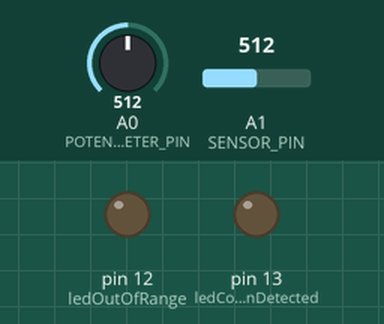
Bench run of a sketch on a simulated Arduino Uno, built with avr-gcc and run on an emulated ATmega328P. Shown: output pins drawn as LEDs (lit = HIGH). Inputs (shaded band) come from the test bench; at power-on: A1 (SENSOR_PIN) = 512, A0 (POTENTIOMETER_PIN) = 512. What the sketch prints to the serial monitor is not drawn.

Above: at 1.2 s.
1.3 s: A1 (SENSOR_PIN) set to 1001
4.3 s: A1 (SENSOR_PIN) set to 1018
At 5.0 s:
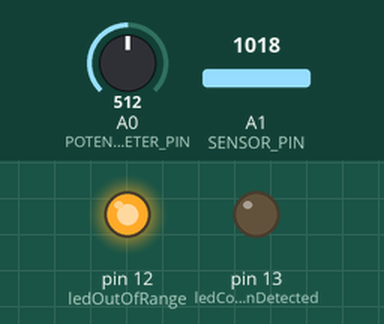
5.8 s: A1 (SENSOR_PIN) set to 306
At 6.06 s:
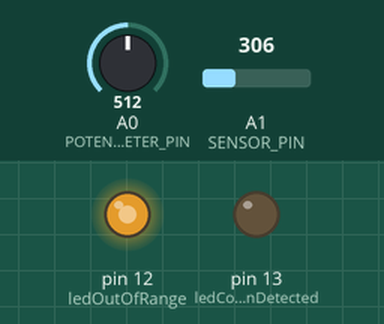
Timing chart, 0 to 8.8 s (numbered marks = the images above; inputs shaded):
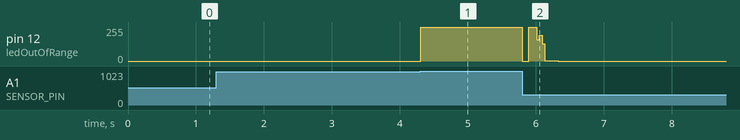

Measured:
- the behaviour switches between 1017 and 1018 on A1 (SENSOR_PIN) (found by bisection; images 0 and 1)
- after the input at 4.3 s, pin 12 (ledOutOfRange): 0/255 → 255/255 at once
- after the input at 5.8 s, pin 12 (ledOutOfRange): 255/255 → 0/255 at once, → 255/255 0.09 s later, → 1/255 0.12 s later, → 0/255 0.32 s later

The sketch:

State_Machine.ino
```cpp
#include "Arduino.h"
#include "BandpassFilter6thOrder.h"

// --- Pin Definitions ---
#define POTENTIOMETER_PIN A0
#define SENSOR_PIN A1

const int ledOutOfRange = 12;
const int ledContractionDetected = 13;

// --- Signal Processing Constants ---
const int SAMPLE_RATE = 1000;
const unsigned long SAMPLE_PERIOD = 1000000 / SAMPLE_RATE;
const int WINDOW_SIZE = 90;

const float thresholdMin = 200;
const byte sensitivity = 5;
const float IDLE_RANGE = 20.0;          // Your observed noise floor (+/- 20)
const float LOOSE_WL_THRESHOLD = 3500.0; // Based on your image showing ~4000 WL
const int RAW_MIN = 5;                   // Detection for signal hitting bottom rail
const int RAW_MAX = 1018;                // Detection for signal hitting top rail

// --- Timing Constants (ms) ---
const unsigned long CALIBRATION_TIME = 3000;
const unsigned long MAX_CONTRACTION_TIME = 5000;
const unsigned long COOLDOWN_TIME = 2000;

// --- State Machine ---
enum SystemState { SENSOR_WAITING, READY, CONTRACTING, COOLDOWN, SENSOR_LOOSE };
SystemState currentState = SENSOR_WAITING;

// --- Global Variables ---
int thresholdOld = thresholdMin;
unsigned long stateTimer = 0;

float sosCoeffs6th[3][6] = {
  {0.0121, 0.0242, 0.0121, 1.0, -1.3501, 0.7201},
  {1.0, 0.0, -1.0, 1.0, -1.5002, 0.8105},
  {1.0, -2.0, 1.0, 1.0, -1.7503, 0.8902}
};

BandpassFilter6thOrder thesisFilter;

float buffer[WINDOW_SIZE];
int bufferIndex = 0;
bool bufferFilled = false;

// --- Functions ---

float calculateWaveformLength() {
  float wl = 0.0;
  for (int i = 1; i < WINDOW_SIZE; i++) {
    wl += abs(buffer[i] - buffer[i - 1]);
  }
  return wl;
}

int getThreshold() {
  int currentRead = analogRead(POTENTIOMETER_PIN);
  int targetThreshold = map(currentRead, 0, 1023, thresholdMin, 1000);

  if (abs(targetThreshold - thresholdOld) >= sensitivity) {
    thresholdOld = targetThreshold;
  }
  return thresholdOld;
}

// --- Main Program ---

void setup() {
  Serial.begin(115200);
  thesisFilter.init(sosCoeffs6th);

  pinMode(ledOutOfRange, OUTPUT);
  pinMode(ledContractionDetected, OUTPUT);

  for(int i = 0; i < WINDOW_SIZE; i++) buffer[i] = 0.0f;

  stateTimer = millis();
}

void loop() {
  unsigned long startTime = micros();
  unsigned long now = millis();

  // 1. Data Acquisition
  int rawValue = analogRead(SENSOR_PIN);
  float filteredValue = thesisFilter.update((float)rawValue);

  // 2. Buffer Management
  buffer[bufferIndex] = filteredValue;
  bufferIndex = (bufferIndex + 1) % WINDOW_SIZE;
  if (bufferIndex == 0) bufferFilled = true;

  if (bufferFilled) {
    float wlValue = calculateWaveformLength();
    int threshold = getThreshold();

    // 3. Global "Loose Sensor" Detection
    // Triggers if WL is abnormally high OR signal is clipping at 0 or 1023
    if (wlValue > LOOSE_WL_THRESHOLD || rawValue <= RAW_MIN || rawValue >= RAW_MAX) {
      if (currentState != SENSOR_LOOSE) {
        currentState = SENSOR_LOOSE;
        digitalWrite(ledContractionDetected, LOW);
        digitalWrite(ledOutOfRange, HIGH);
      }
    }

    // 4. State Machine Logic
    switch (currentState) {

      case SENSOR_LOOSE:
        // Recovery: Signal must be steady within idle range and not clipping
        if (abs(filteredValue) < IDLE_RANGE && rawValue > RAW_MIN && rawValue < RAW_MAX) {
          currentState = SENSOR_WAITING;
          stateTimer = now;
          digitalWrite(ledOutOfRange, LOW);
        }
        break;

      case SENSOR_WAITING:
        // Must stay in range for 3 seconds
        if (abs(filteredValue) < IDLE_RANGE) {
          if (now - stateTimer >= CALIBRATION_TIME) {
            currentState = READY;
          }
        } else {
          stateTimer = now; // Reset timer if signal spikes
        }
        break;

      case READY:
        if (wlValue >= threshold) {
          currentState = CONTRACTING;
          stateTimer = now;
          digitalWrite(ledContractionDetected, HIGH);
        }
        break;

      case CONTRACTING:
        // Stop if muscle relaxes OR we exceed 5 seconds
        if (wlValue < threshold || (now - stateTimer >= MAX_CONTRACTION_TIME)) {
          currentState = COOLDOWN;
          stateTimer = now;
          digitalWrite(ledContractionDetected, LOW);
        }
        break;

      case COOLDOWN:
        // Forced 2-second wait before next contraction is allowed
        if (now - stateTimer >= COOLDOWN_TIME) {
          currentState = READY;
        }
        break;
    }

    // 5. Output for Serial Plotter
    Serial.print("Raw:");
    Serial.print(rawValue);
    Serial.print(",");
    Serial.print("Filtered:");
    Serial.print(filteredValue);
    Serial.print(",");
    Serial.print("WL:");
    Serial.print(wlValue);
    Serial.print(",");
    Serial.print("Threshold:");
    Serial.print(threshold);
    Serial.print(",");
    Serial.print("State:");
    Serial.println(currentState * 100); // Scaled for plotter visibility
  }

  // 6. Timing Management
  unsigned long elapsedTime = micros() - startTime;
  if (elapsedTime < SAMPLE_PERIOD) {
    delayMicroseconds(SAMPLE_PERIOD - elapsedTime);
  }
}
```

BandpassFilter6thOrder.cpp
```cpp
#include "BandpassFilter6thOrder.h"

void BandpassFilter6thOrder::init(float sosCoeffs[][6]) {
  for (int i = 0; i < numSections; i++) {
    for (int j = 0; j < 6; j++) {
      sos[i][j] = sosCoeffs[i][j];
    }
    w[i][0] = 0.0f;
    w[i][1] = 0.0f;
  }
}

float BandpassFilter6thOrder::update(float input) {
  float output = input;
  for (int i = 0; i < numSections; i++) {
    float b0 = sos[i][0], b1 = sos[i][1], b2 = sos[i][2];
    float a0 = sos[i][3], a1 = sos[i][4], a2 = sos[i][5];

    if (a0 != 1.0f) { // Normalization [cite: 192]
      b0 /= a0; b1 /= a0; b2 /= a0;
      a1 /= a0; a2 /= a0;
    }

    // Direct Form II Transposed implementation [cite: 207]
    float w_new = output - a1 * w[i][0] - a2 * w[i][1];
    output = b0 * w_new + b1 * w[i][0] + b2 * w[i][1];

    w[i][1] = w[i][0];
    w[i][0] = w_new;
  }
  return output;
}
```

BandpassFilter6thOrder.h
```cpp
#ifndef BANDPASSFILTER6THORDER_H
#define BANDPASSFILTER6THORDER_H

#include "Arduino.h"

class BandpassFilter6thOrder {
  public:
    void init(float sosCoeffs[][6]);
    float update(float input);

  private:
    static const int numSections = 3;   // 6th-order = 3 second-order sections
    float sos[numSections][6];          // Filter coefficients
    float w[numSections][2];            // Delay elements (Direct Form II)
};

#endif
```
